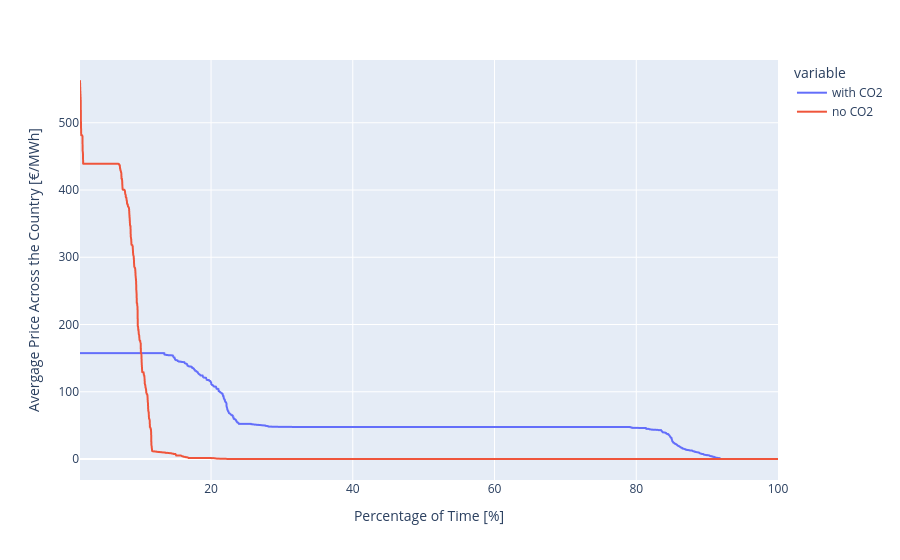

Write notebook code for a chart like this one.
### Markdown cell above
## Price Duration Curves

### Code cell
price_ts = n.buses_t.marginal_price.mean(axis=1)
price_ts_no_co2 = n_no_co2.buses_t.marginal_price.mean(axis=1)

pdc = pd.DataFrame()

pdc["with CO2"] = price_ts.sort_values(ascending=False).reset_index(drop=True)
pdc["no CO2"] = price_ts_no_co2.sort_values(ascending=False).reset_index(drop=True)

#pdc = price_ts.sort_values(ascending=False).reset_index(drop=True)
pdc.index = pdc.index / (len(pdc) - 1) * 100 # reindexing to percentages

pdc_to_plot = pdc[1.5:] # removing the first top 1.5% for better visualisation
pdc_to_plot.plot(labels=dict(value="Avergage Price Across the Country [€/MWh]", index="Percentage of Time [%]"))

### Figure 1 — Plotly figure (JSON) as saved in the notebook; plotly's stock layout.template omitted (floating-point values rounded to 4 significant figures; data arrays with more than 128 entries replaced by an {"elided": "..."} marker saying what was removed)
{"data": [{"hovertemplate": "variable=with CO2<br>Percentage of Time [%]=%{x}<br>Avergage Price Across the Country [€/MWh]=%{y}<extra></extra>", "legendgroup": "with CO2", "line": {"color": "#636efa", "dash": "solid"}, "marker": {"symbol": "circle"}, "mode": "lines", "name": "with CO2", "showlegend": true, "type": "scattergl", "x": {"elided": "2876 float values"}, "xaxis": "x", "y": {"elided": "2876 float values"}, "yaxis": "y"}, {"hovertemplate": "variable=no CO2<br>Percentage of Time [%]=%{x}<br>Avergage Price Across the Country [€/MWh]=%{y}<extra></extra>", "legendgroup": "no CO2", "line": {"color": "#EF553B", "dash": "solid"}, "marker": {"symbol": "circle"}, "mode": "lines", "name": "no CO2", "showlegend": true, "type": "scattergl", "x": {"elided": "2876 float values"}, "xaxis": "x", "y": {"elided": "2876 float values"}, "yaxis": "y"}], "layout": {"legend": {"title": {"text": "variable"}, "tracegroupgap": 0}, "margin": {"t": 60}, "xaxis": {"anchor": "y", "domain": [0, 1], "title": {"text": "Percentage of Time [%]"}}, "yaxis": {"anchor": "x", "domain": [0, 1], "title": {"text": "Avergage Price Across the Country [€/MWh]"}}}}
